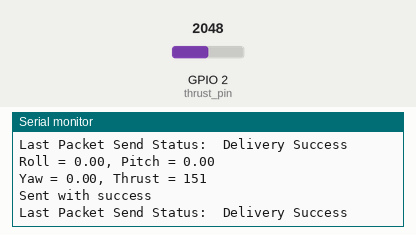
This sketch was run on a simulated ESP32. On the bench: the last lines printed to the serial monitor. Inputs (shaded band) come from the test bench; at power-on: GPIO 2 (thrust_pin) = 2048.

Above: at 1.2 s.
1.3 s: GPIO 2 (thrust_pin) set to 1814
At 1.92 s:
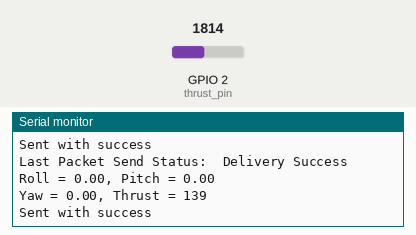
2.8 s: GPIO 2 (thrust_pin) set to 1894
At 2.83 s:
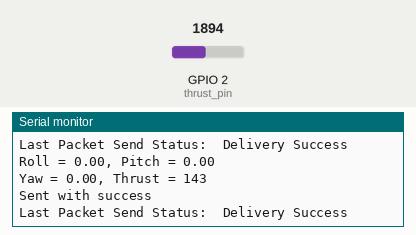
Timing chart, 0 to 5.8 s (numbered marks = the images above; inputs shaded):
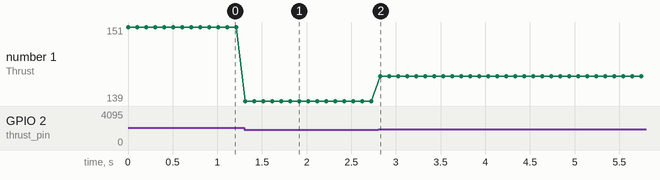

The sketch:

Drone_Controller.ino
```cpp
#include <esp_now.h>
#include <WiFi.h>

/*#define roll_pin 4 // ESP32 ADC1 Pins 32~39
#define pitch_pin 3
#define yaw_pin 2*/
#define thrust_pin 2

// REPLACE WITH YOUR RECEIVER MAC Address
uint8_t broadcastAddress[] = {0x10, 0xb4, 0x1d, 0xe8, 0x1a, 0x34};

// Structure example to send data
// Must match the receiver structure
typedef struct struct_message {
  float roll;
  float pitch;
  float yaw;
  int thrust;
} struct_message;

// Create a struct_message called droneData
struct_message droneData;

esp_now_peer_info_t peerInfo;

// callback when data is sent
void OnDataSent(const uint8_t *mac_addr, esp_now_send_status_t status) {
  Serial.print("\r\nLast Packet Send Status:\t");
  Serial.println(status == ESP_NOW_SEND_SUCCESS ? "Delivery Success" : "Delivery Fail");
}

void setup() {
  // Init Serial Monitor
  Serial.begin(115200);

  // Set device as a Wi-Fi Station
  WiFi.mode(WIFI_STA);

  // Init ESP-NOW
  if (esp_now_init() != ESP_OK) {
    Serial.println("Error initializing ESP-NOW");
    return;
  }

  // Once ESPNow is successfully Init, we will register for Send CB to
  // get the status of Trasnmitted packet
  esp_now_register_send_cb(esp_now_send_cb_t(OnDataSent));

  // Register peer
  memcpy(peerInfo.peer_addr, broadcastAddress, 6);
  peerInfo.channel = 0;
  peerInfo.encrypt = false;

  // Add peer
  if (esp_now_add_peer(&peerInfo) != ESP_OK){
    Serial.println("Failed to add peer");
    return;
  }
}

float joystickValue(int analogValue) {
  float joystick;
  if (analogValue > 1854) {
    joystick = map (analogValue, 1855, 4095, 0, 50);
  } else {
    joystick = map (analogValue, 0, 1854, -50, 0);
  }
  return joystick;
}

void loop() {
  // Set values to send
  droneData.roll = 0; //joystickValue(analogRead(roll_pin))/100;
  droneData.pitch = 0; //joystickValue(analogRead(pitch_pin))/100;
  droneData.yaw = 0; //joystickValue(analogRead(yaw_pin))/100;
  droneData.thrust = map(analogRead(thrust_pin), 0, 4095, 48, 255);

  Serial.print("Roll = ");
  Serial.print(droneData.roll);
  Serial.print(", Pitch = ");
  Serial.println(droneData.pitch);
  Serial.print("Yaw = ");
  Serial.print(droneData.yaw);
  Serial.print(", Thrust = ");
  Serial.println(droneData.thrust);
  /*Serial.print("Raw Roll = ");
  Serial.print(analogRead(roll_pin));
  Serial.print(", Raw Pitch = ");
  Serial.println(analogRead(pitch_pin));
  Serial.print("Raw Yaw = ");
  Serial.print(analogRead(yaw_pin));
  Serial.print(", Raw Thrust = ");
  Serial.println(analogRead(thrust_pin));*/

  // Send message via ESP-NOW
  esp_err_t result = esp_now_send(broadcastAddress, (uint8_t *) &droneData, sizeof(droneData));

  if (result == ESP_OK) {
    Serial.println("Sent with success");
  }
  else {
    Serial.println("Error sending the data");
  }
  delay(100);
}
```

Measured:
- after the input at 1.3 s, the serial monitor: prints a new line at once (image 1)
- after the input at 2.8 s, the serial monitor: prints a new line at once (image 2)
- plotted number 1: 151 → 139 after the input at 1.3 s, 139 → 143 after the input at 2.8 s
